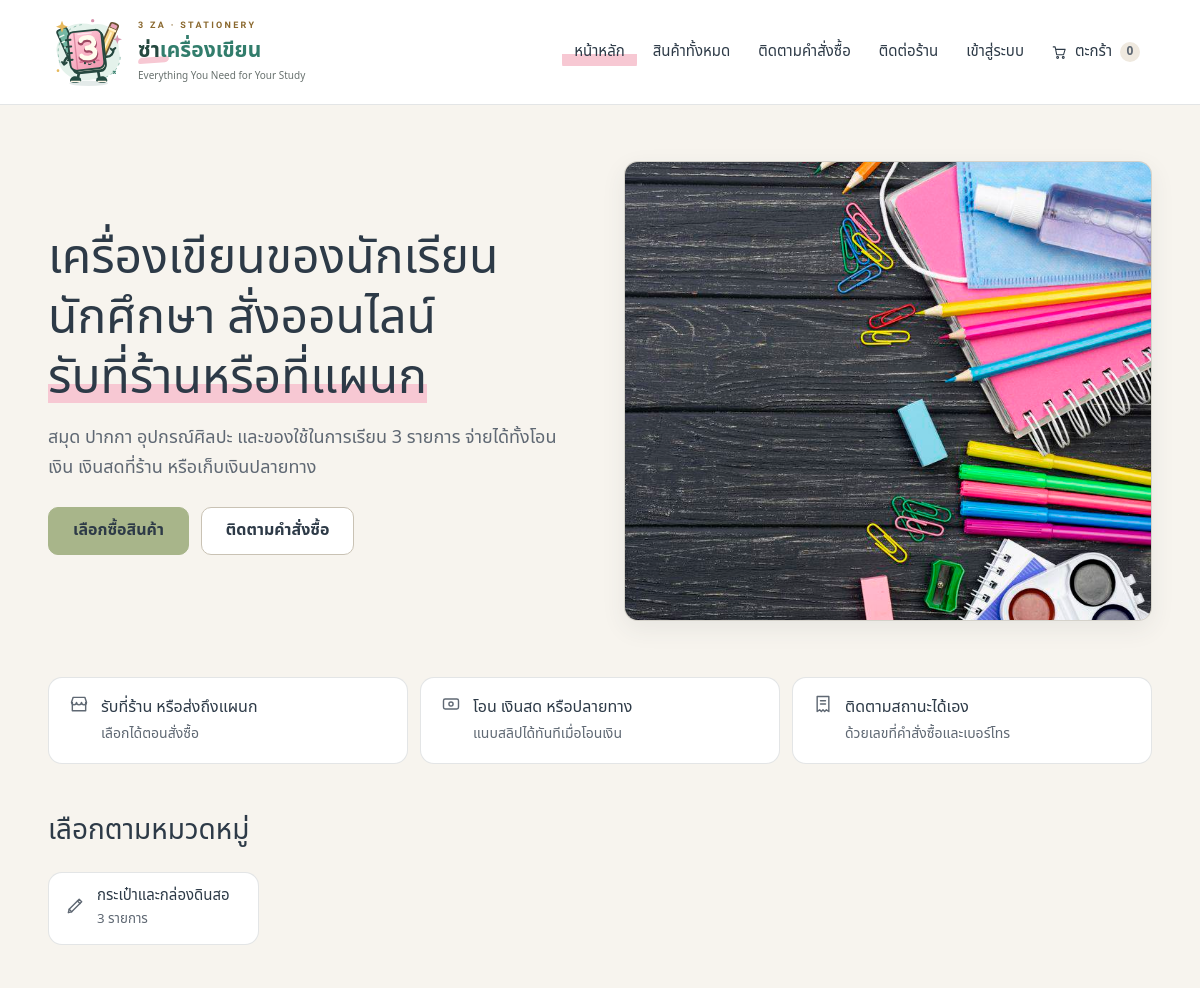
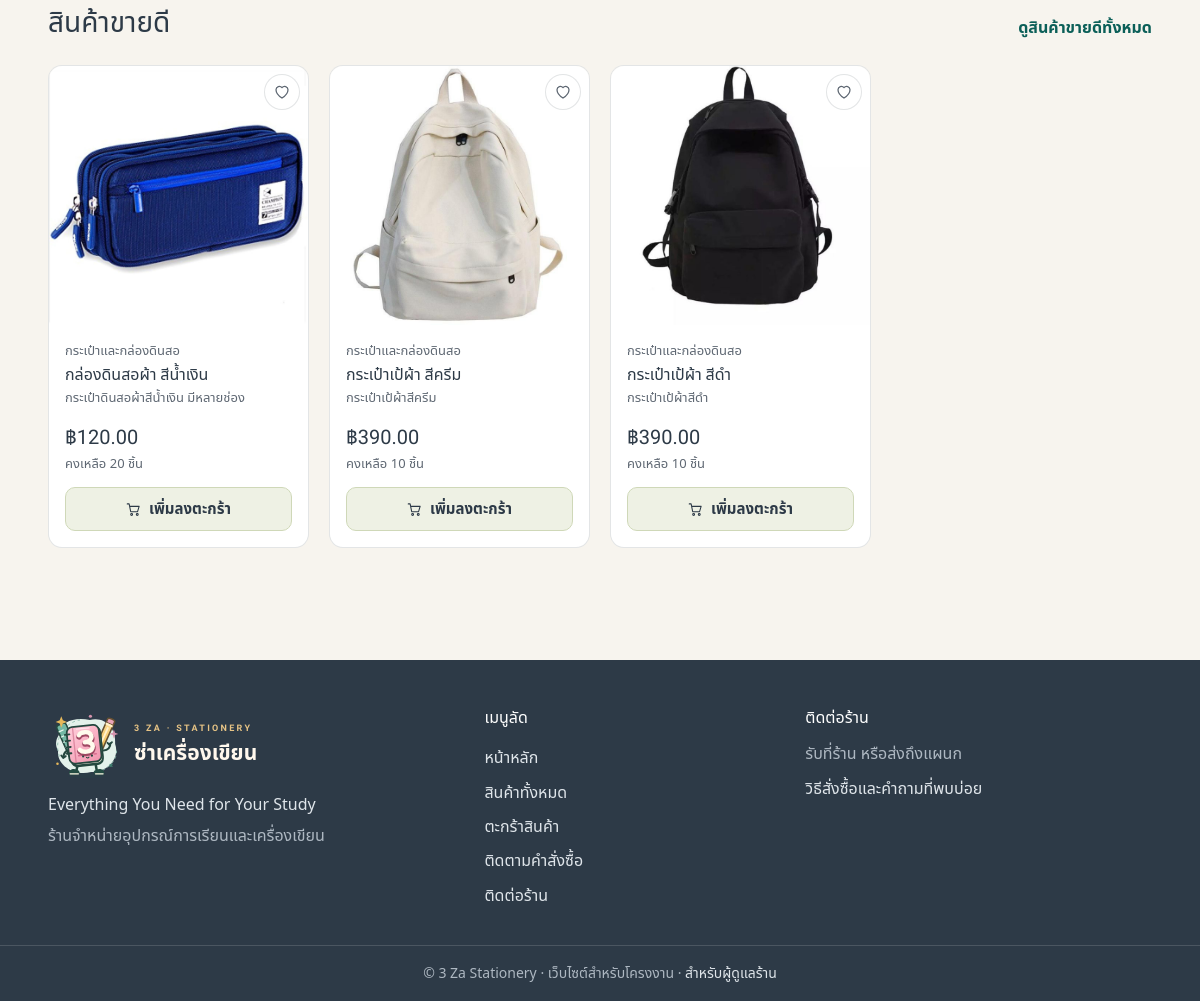
The page / on the database its author committed (2 pictures, top to bottom).
### tables this page shows
CREATE TABLE IF NOT EXISTS categories (
    id            INT AUTO_INCREMENT PRIMARY KEY,
    category_name VARCHAR(100) NOT NULL
);

CREATE TABLE IF NOT EXISTS products (
    id           INT AUTO_INCREMENT PRIMARY KEY,
    category_id  INT NULL,
    product_name VARCHAR(200) NOT NULL,
    description  TEXT NULL,
    price        DECIMAL(10,2) NOT NULL DEFAULT 0,
    stock        INT NOT NULL DEFAULT 0,
    image        VARCHAR(255) NULL,
    created_at   TIMESTAMP NOT NULL DEFAULT CURRENT_TIMESTAMP,
    CONSTRAINT fk_products_category FOREIGN KEY (category_id)
        REFERENCES categories(id) ON DELETE SET NULL
);

### includes/product-card.php (the view, shortened to what this page needs)
<?php
function render_product_card(array $product, string $return = "products.php"): void
{
    $id    = (int)$product["id"];
    $stock = (int)$product["stock"];
    $img   = product_image($product["image"] ?? null);
    $cat   = $product["category_name"] ?? null;
    $url   = "product.php?id=" . $id;
    ?>
    <article class="product-card">
        <?= wishlist_button($id, $return) ?>
        <a href="<?= $url ?>" class="product-thumb <?= $stock < 1 ? "is-out" : "" ?>" tabindex="-1" aria-hidden="true">
            <?php if ($img): ?>
                <img src="<?= e($img) ?>" alt="" loading="lazy">
            <?php else: ?>
                <div class="no-image"><?= category_icon($cat) ?></div>
            <?php endif; ?>
        </a>
        <div class="product-body">
            <?php if ($cat): ?><div class="cat"><?= e($cat) ?></div><?php endif; ?>
            <h3><a href="<?= $url ?>"><?= e($product["product_name"]) ?></a></h3>
            <?php if (!empty($product["description"])): ?>
                <p class="product-desc"><?= e($product["description"]) ?></p>
            <?php endif; ?>
            <div class="product-foot">
                <?= price_html($product) ?>
                <p class="stock-note <?= $stock > 0 && $stock <= 5 ? "low" : "" ?>">
                    <?= $stock > 0 ? "คงเหลือ {$stock} ชิ้น" : "ขออภัย สินค้าหมดชั่วคราว" ?>
                </p>
                <?php if ($stock > 0): ?>
                    <form action="cart.php" method="POST" data-once>
                        <button type="submit" class="btn btn-sage btn-block"><?= ui_icon("cart") ?> เพิ่มลงตะกร้า</button>
                    </form>
                <?php else: ?>
                    <button type="button" class="btn btn-light btn-block is-disabled" disabled>สินค้าหมด</button>
                <?php endif; ?>
            </div>
        </div>
    </article>
    <?php
}

### includes/header.php (shortened to what this page needs)
<?php
require_once __DIR__ . "/functions.php";
$activePage      = $activePage ?? "";
$cartCount       = cart_count();
$navCustomer     = current_customer();
$navItems = [
    "home"     => ["index.php",    "หน้าหลัก"],
    "products" => ["products.php", "สินค้าทั้งหมด"],
    "track"    => ["track.php",    "ติดตามคำสั่งซื้อ"],
    "contact"  => ["contact.php",  "ติดต่อร้าน"],
];
?>
<!DOCTYPE html>
<html lang="th">
<head>
    <link rel="stylesheet" href="assets/css/style.css?v=9">
    <link rel="stylesheet" href="assets/css/brand.css?v=1">
</head>
<body>
<header class="site-header">
    <div class="header-inner">
        <a href="index.php" class="brand" aria-label="<?= e(SHOP_NAME) ?> หน้าหลัก">
            <img class="brand-mascot" src="assets/brand/mascot.svg" alt="" width="80" height="80">
            <span class="brand-text">
                <span class="brand-eyebrow">3 ZA · STATIONERY</span>
                <strong>ซ่า<span>เครื่องเขียน</span></strong>
                <small>Everything You Need for Your Study</small>
            </span>
        </a>
        <nav class="site-nav" id="site-nav" aria-label="เมนูหลัก">
            <?php foreach ($navItems as $key => [$href, $label]): ?>
                <a href="<?= $href ?>" class="<?= $activePage === $key ? "active" : "" ?>"><?= e($label) ?></a>
            <?php endforeach; ?>
            <?php if ($navCustomer): ?>
                <a href="wishlist.php" aria-label="รายการโปรด" title="รายการโปรด"><?= ui_icon("heart") ?></a>
                <a href="account.php" class="<?= $activePage === "account" ? "active" : "" ?>"><?= ui_icon("user") ?> บัญชี<?php if (customer_unread_orders() > 0): ?> <span class="nav-count" title="คำสั่งซื้อมีอัปเดต"><?= customer_unread_orders() ?></span><?php endif; ?></a>
            <?php else: ?>
                <a href="login.php" class="<?= $activePage === "account" ? "active" : "" ?>">เข้าสู่ระบบ</a>
            <?php endif; ?>
            <a href="cart.php" class="cart-link <?= $activePage === "cart" ? "active" : "" ?>">
                <?= ui_icon("cart") ?>
                ตะกร้า
                <span class="cart-badge <?= $cartCount === 0 ? "is-empty" : "" ?>" id="cart-badge"><?= $cartCount ?></span>
            </a>
        </nav>
    </div>
</header>
<main id="main">

### includes/functions.php (shortened to what this page needs)
<?php
function e($value): string
{
    return htmlspecialchars((string)$value, ENT_QUOTES, "UTF-8");
}
function money($value): string
{
    return number_format((float)$value, 2);
}
function product_image($image, string $prefix = ""): ?string
{
    $file = basename((string)$image);
    $path = __DIR__ . "/../assets/images/products/" . $file;
    return is_file($path) ? $prefix . "assets/images/products/" . rawurlencode($file) : null;
}
function ui_icon(string $name, string $size = "1em", bool $filled = false): string
{
    return '<svg width="' . $size . '" height="' . $size . '" viewBox="0 0 24 24" fill="' . ($filled ? "currentColor" : "none") . '" stroke="currentColor" stroke-width="1.7" stroke-linecap="round" stroke-linejoin="round" aria-hidden="true">'
        . ($paths[$name] ?? $paths["box"]) . '</svg>';
}
function category_icon($name): string
{
    $name = (string)$name;
    $map = [
        "สมุด"   => "notebook",
        "ปากกา"  => "pen",
        "ดินสอ"  => "pencil",
        "กระดาษ" => "file",
        "กระเป๋า" => "backpack",
        "สี"     => "palette",
        "ศิลป"   => "palette",
        "กาว"    => "drop",
        "คัตเตอร์" => "scissors",
        "กรรไกร" => "scissors",
        "เครื่องคิดเลข" => "calculator",
        "แฟ้ม"   => "folder",
        "ไม้บรรทัด" => "ruler",
    ];
    foreach ($map as $keyword => $icon) {
        if (mb_strpos($name, $keyword) !== false) {
            return ui_icon($icon);
        }
    }
    return ui_icon("box");
}
function cart_count(): int
{
    $count = 0;
    return $count;
}
require_once __DIR__ . "/shop.php";

### index.php (shortened to what this page needs)
<?php
require_once __DIR__ . "/includes/functions.php";
require_once __DIR__ . "/includes/product-card.php";
$categories = $conn->query("
    SELECT c.id, c.category_name, COUNT(p.id) AS product_count
    FROM categories c
    LEFT JOIN products p ON p.category_id = c.id
    GROUP BY c.id, c.category_name
    ORDER BY c.id ASC
")->fetchAll();
$products = $conn->query("
    SELECT products.*, categories.category_name, COALESCE(sold.qty, 0) AS sold_qty
    FROM products
    LEFT JOIN categories ON products.category_id = categories.id
    LEFT JOIN (
        SELECT oi.product_id, SUM(oi.quantity) AS qty
        FROM order_items oi
        JOIN orders o ON o.id = oi.order_id
        WHERE o.order_status <> 'ยกเลิก'
        GROUP BY oi.product_id
    ) sold ON sold.product_id = products.id
    ORDER BY (products.stock > 0) DESC, sold_qty DESC, products.id DESC
    LIMIT 4
")->fetchAll();
$totalProducts = (int)$conn->query("SELECT COUNT(*) FROM products")->fetchColumn();
$activePage = "home";
require __DIR__ . "/includes/header.php";
?>
<section class="hero">
    <div class="hero-inner">
        <div>
            <h1>เครื่องเขียนของนักเรียน นักศึกษา สั่งออนไลน์ <mark>รับที่ร้านหรือที่แผนก</mark></h1>
            <p class="lead">
                สมุด ปากกา อุปกรณ์ศิลปะ และของใช้ในการเรียน <?= number_format($totalProducts) ?> รายการ
                จ่ายได้ทั้งโอนเงิน เงินสดที่ร้าน หรือเก็บเงินปลายทาง
            </p>
            <div class="hero-actions">
                <a href="products.php" class="btn btn-primary btn-lg">เลือกซื้อสินค้า</a>
                <a href="track.php" class="btn btn-light btn-lg">ติดตามคำสั่งซื้อ</a>
            </div>
        </div>
        <div class="hero-photo">
            <img src="assets/images/products/92036.jpg" alt="เครื่องเขียน สมุด สีน้ำ และอุปกรณ์การเรียนวางบนโต๊ะไม้">
        </div>
    </div>
</section>
<section class="features" aria-label="บริการของร้าน">
    <div class="feature">
        <div class="feature-icon"><?= ui_icon("store") ?></div>
        <div><strong>รับที่ร้าน หรือส่งถึงแผนก</strong><span>เลือกได้ตอนสั่งซื้อ</span></div>
    </div>
    <div class="feature">
        <div class="feature-icon"><?= ui_icon("cash") ?></div>
        <div><strong>โอน เงินสด หรือปลายทาง</strong><span>แนบสลิปได้ทันทีเมื่อโอนเงิน</span></div>
    </div>
    <div class="feature">
        <div class="feature-icon"><?= ui_icon("receipt") ?></div>
        <div><strong>ติดตามสถานะได้เอง</strong><span>ด้วยเลขที่คำสั่งซื้อและเบอร์โทร</span></div>
    </div>
</section>
<?php if ($categories): ?>
<section class="section">
    <div class="container">
        <div class="section-head">
            <div>
                <h2>เลือกตามหมวดหมู่</h2>
            </div>
        </div>
        <div class="category-grid">
            <?php foreach ($categories as $cat): ?>
                <a class="category-tile" href="products.php?category=<?= (int)$cat["id"] ?>">
                    <span class="icon" aria-hidden="true"><?= category_icon($cat["category_name"]) ?></span>
                    <span><strong><?= e($cat["category_name"]) ?></strong>
                    <small><?= (int)$cat["product_count"] ?> รายการ</small></span>
                </a>
            <?php endforeach; ?>
        </div>
    </div>
</section>
<?php endif; ?>
<section class="section" style="padding-top:0">
    <div class="container">
        <div class="section-head">
            <div>
                <h2>สินค้าขายดี</h2>
            </div>
            <a href="products.php?sort=best" class="link-arrow">ดูสินค้าขายดีทั้งหมด</a>
        </div>
        <div class="product-grid">
            <?php if ($products): ?>
                <?php foreach ($products as $product): ?>
                    <?php render_product_card($product, "index.php"); ?>
                <?php endforeach; ?>
            <?php endif; ?>
        </div>
    </div>
</section>
<?php require __DIR__ . "/includes/footer.php"; ?>

### includes/shop.php (shortened to what this page needs)
<?php
function current_customer(): ?array
{
    global $conn;
    static $loaded = false, $customer = null;
    if ($loaded) {
        return $customer;
    }
    $loaded = true;
    if (empty($_SESSION["customer_id"])) {
        return null;
    }
    $stmt = $conn->prepare("SELECT id, email, fullname, phone, address, password FROM customers WHERE id = ? AND is_active = 1");
    $stmt->execute([(int)$_SESSION["customer_id"]]);
    $customer = $stmt->fetch() ?: null;
    return $customer;
}
function wishlist_ids(): array
{
    static $ids = null;
    if ($ids !== null) {
        return $ids;
    }
    $ids = [];
    $customer = current_customer();
    return $ids;
}
function wishlist_button(int $productId, string $return): string
{
    $on = in_array($productId, wishlist_ids(), true);
    return '<form action="wishlist.php" method="POST" class="wish-form">' . csrf_field()
        . '<input type="hidden" name="product_id" value="' . $productId . '">'
        . '<input type="hidden" name="return" value="' . e($return) . '">'
        . '<button type="submit" class="wish-btn' . ($on ? " on" : "") . '" aria-pressed="' . ($on ? "true" : "false") . '"'
        . ' aria-label="' . ($on ? "เอาออกจากรายการโปรด" : "เพิ่มในรายการโปรด") . '">' . ui_icon("heart", "1em", $on) . '</button></form>';
}
function sale_active(array $product): bool
{
    if (!isset($product["sale_price"]) || $product["sale_price"] === null || $product["sale_price"] === "") {
        return false;
    }
    $today = date("Y-m-d");
    return empty($product["sale_ends"]) || $today <= $product["sale_ends"];
}
function price_html(array $product, string $class = "price"): string
{
    if (!sale_active($product)) {
        return '<div class="' . $class . '">฿' . money($product["price"]) . '</div>';
    }
    $percent = (int)round((1 - (float)$product["sale_price"] / (float)$product["price"]) * 100);
    return '<div class="' . $class . ' is-sale">฿' . money($product["sale_price"])
        . ' <s aria-label="ราคาปกติ">฿' . money($product["price"]) . '</s>'
        . ' <span class="sale-pct">-' . $percent . '%</span></div>';
}
    ?>

### includes/footer.php (shortened to what this page needs)
</main>
<footer class="site-footer">
    <div class="footer-inner">
        <div class="footer-col">
            <div class="footer-brand">
                <img class="brand-mascot" src="assets/brand/mascot.svg" alt="" width="76" height="76" loading="lazy">
                <span class="brand-text">
                    <span class="brand-eyebrow">3 ZA · STATIONERY</span>
                    <strong>ซ่า<span>เครื่องเขียน</span></strong>
                </span>
            </div>
            <p><?= e(SHOP_TAGLINE) ?></p>
            <p class="muted">ร้านจำหน่ายอุปกรณ์การเรียนและเครื่องเขียน</p>
        </div>
        <div class="footer-col">
            <h4>เมนูลัด</h4>
            <a href="index.php">หน้าหลัก</a>
            <a href="products.php">สินค้าทั้งหมด</a>
            <a href="cart.php">ตะกร้าสินค้า</a>
            <a href="track.php">ติดตามคำสั่งซื้อ</a>
            <a href="contact.php">ติดต่อร้าน</a>
        </div>
        <div class="footer-col">
            <h4>ติดต่อร้าน</h4>
            <p class="muted">รับที่ร้าน หรือส่งถึงแผนก</p>
            <a href="contact.php">วิธีสั่งซื้อและคำถามที่พบบ่อย</a>
        </div>
    </div>
    <div class="footer-bottom">
        © 3 Za Stationery · เว็บไซต์สำหรับโครงงาน
        · <a href="admin/login.php">สำหรับผู้ดูแลร้าน</a>
    </div>
</footer>
</body>
</html>

### assets/css/brand.css (style rules this page uses)
.brand, .side-brand { isolation: isolate; }
.brand { gap: 10px; flex-shrink: 0; }
.brand-mascot { display: block; width: 80px; height: 80px; flex: 0 0 auto; object-fit: contain; transition: transform .3s ease, filter .3s ease; }
.brand-text { display: flex; flex-direction: column; gap: 3px; }
.brand-text .brand-eyebrow { display: block; color: #8a682e; font: 700 9px/1.3 var(--font-head, Tahoma, sans-serif); letter-spacing: 2.3px; }
.brand-text strong { position: relative; width: fit-content; font-family: var(--font-head, Tahoma, sans-serif); font-size: 21px; font-weight: 700; line-height: 1.5; color: #25483f; white-space: nowrap; }
.brand-text strong::after { content: ""; position: absolute; z-index: -1; bottom: 3px; left: 0; width: 31px; height: 6px; border-radius: 5px 2px 5px 2px; background: #f7c8d3; transform: rotate(-4deg); }
.brand-text strong span { color: #327d6c; }
.brand-text small { font-size: 10px; line-height: 1.5; color: #68716e; }
.footer-brand { gap: 10px; }
.footer-brand .brand-mascot { width: 76px; height: 76px; }
.footer-brand .brand-text strong, .footer-brand .brand-text strong span { color: #fff8ed; }
.footer-brand .brand-text strong::after { background: #a45470; }
.footer-brand .brand-eyebrow { color: #e6c385; }

### rows shown on the page
categories: category_name "กระเป๋าและกล่องดินสอ", product_count "3"
products: image (picture), category.category_name "กระเป๋าและกล่องดินสอ", product_name "กล่องดินสอผ้า สีน้ำเงิน", description "กระเป๋าดินสอผ้าสีน้ำเงิน มีหลายช่อง", price "120.00", stock "20"
products: image (picture), category.category_name "กระเป๋าและกล่องดินสอ", product_name "กระเป๋าเป้ผ้า สีครีม", description "กระเป๋าเป้ผ้าสีครีม", price "390.00", stock "10"
products: image (picture), category.category_name "กระเป๋าและกล่องดินสอ", product_name "กระเป๋าเป้ผ้า สีดำ", description "กระเป๋าเป้ผ้าสีดำ", price "390.00", stock "10"

### other values the page prints
$label "หน้าหลัก"
$label "สินค้าทั้งหมด"
$label "ติดตามคำสั่งซื้อ"
$label "ติดต่อร้าน"
$cartCount "0"
$totalProducts "3"
SHOP_TAGLINE "Everything You Need for Your Study"
